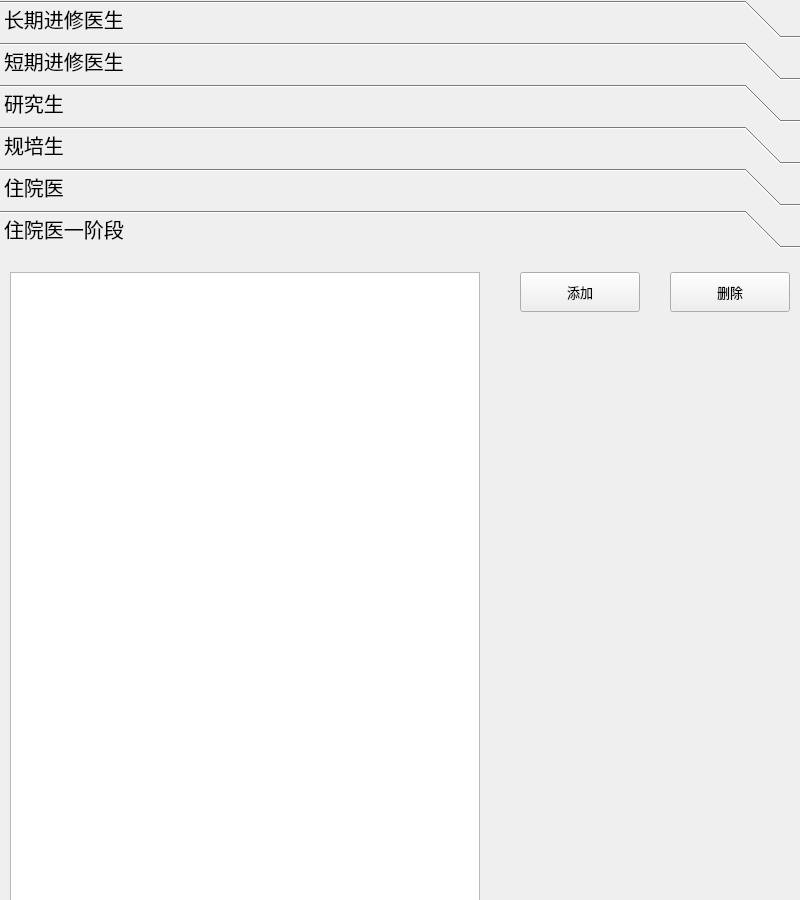
<?xml version="1.0" encoding="UTF-8"?>
<ui version="4.0">
 <class>ToolBox</class>
 <widget class="QToolBox" name="ToolBox">
  <property name="geometry">
   <rect>
    <x>0</x>
    <y>0</y>
    <width>800</width>
    <height>900</height>
   </rect>
  </property>
  <property name="font">
   <font>
    <family>Adobe Arabic</family>
    <pointsize>15</pointsize>
   </font>
  </property>
  <property name="windowTitle">
   <string>医生信息</string>
  </property>
  <property name="currentIndex">
   <number>5</number>
  </property>
  <property name="tabSpacing">
   <number>4</number>
  </property>
  <widget class="QWidget" name="page">
   <property name="geometry">
    <rect>
     <x>0</x>
     <y>0</y>
     <width>800</width>
     <height>714</height>
    </rect>
   </property>
   <property name="font">
    <font>
     <family>Adobe Arabic</family>
     <pointsize>18</pointsize>
    </font>
   </property>
   <attribute name="label">
    <string>长期进修医生</string>
   </attribute>
   <widget class="QPushButton" name="pushButton">
    <property name="geometry">
     <rect>
      <x>520</x>
      <y>20</y>
      <width>120</width>
      <height>40</height>
     </rect>
    </property>
    <property name="font">
     <font>
      <pointsize>10</pointsize>
     </font>
    </property>
    <property name="text">
     <string>添加</string>
    </property>
   </widget>
   <widget class="QListWidget" name="listWidget">
    <property name="geometry">
     <rect>
      <x>10</x>
      <y>20</y>
      <width>470</width>
      <height>670</height>
     </rect>
    </property>
    <property name="autoScrollMargin">
     <number>16</number>
    </property>
    <property name="batchSize">
     <number>10</number>
    </property>
   </widget>
   <widget class="QPushButton" name="pushButton_6">
    <property name="geometry">
     <rect>
      <x>670</x>
      <y>20</y>
      <width>120</width>
      <height>40</height>
     </rect>
    </property>
    <property name="font">
     <font>
      <pointsize>10</pointsize>
     </font>
    </property>
    <property name="text">
     <string>删除</string>
    </property>
   </widget>
   <widget class="QPushButton" name="pushButton_11">
    <property name="geometry">
     <rect>
      <x>520</x>
      <y>100</y>
      <width>120</width>
      <height>40</height>
     </rect>
    </property>
    <property name="font">
     <font>
      <pointsize>10</pointsize>
     </font>
    </property>
    <property name="text">
     <string>导入</string>
    </property>
   </widget>
  </widget>
  <widget class="QWidget" name="page_2">
   <property name="geometry">
    <rect>
     <x>0</x>
     <y>0</y>
     <width>800</width>
     <height>714</height>
    </rect>
   </property>
   <attribute name="label">
    <string>短期进修医生</string>
   </attribute>
   <widget class="QPushButton" name="pushButton_2">
    <property name="geometry">
     <rect>
      <x>520</x>
      <y>20</y>
      <width>120</width>
      <height>40</height>
     </rect>
    </property>
    <property name="font">
     <font>
      <pointsize>10</pointsize>
     </font>
    </property>
    <property name="text">
     <string>添加</string>
    </property>
   </widget>
   <widget class="QListWidget" name="listWidget_2">
    <property name="geometry">
     <rect>
      <x>10</x>
      <y>20</y>
      <width>470</width>
      <height>670</height>
     </rect>
    </property>
    <property name="autoScrollMargin">
     <number>16</number>
    </property>
    <property name="batchSize">
     <number>10</number>
    </property>
   </widget>
   <widget class="QPushButton" name="pushButton_7">
    <property name="geometry">
     <rect>
      <x>670</x>
      <y>20</y>
      <width>120</width>
      <height>40</height>
     </rect>
    </property>
    <property name="font">
     <font>
      <pointsize>10</pointsize>
     </font>
    </property>
    <property name="text">
     <string>删除</string>
    </property>
   </widget>
  </widget>
  <widget class="QWidget" name="page_3">
   <property name="geometry">
    <rect>
     <x>0</x>
     <y>0</y>
     <width>800</width>
     <height>714</height>
    </rect>
   </property>
   <attribute name="label">
    <string>研究生</string>
   </attribute>
   <widget class="QListWidget" name="listWidget_3">
    <property name="geometry">
     <rect>
      <x>10</x>
      <y>20</y>
      <width>470</width>
      <height>670</height>
     </rect>
    </property>
    <property name="autoScrollMargin">
     <number>16</number>
    </property>
    <property name="batchSize">
     <number>10</number>
    </property>
   </widget>
   <widget class="QPushButton" name="pushButton_3">
    <property name="geometry">
     <rect>
      <x>520</x>
      <y>20</y>
      <width>120</width>
      <height>40</height>
     </rect>
    </property>
    <property name="font">
     <font>
      <pointsize>10</pointsize>
     </font>
    </property>
    <property name="text">
     <string>添加</string>
    </property>
   </widget>
   <widget class="QPushButton" name="pushButton_8">
    <property name="geometry">
     <rect>
      <x>670</x>
      <y>20</y>
      <width>120</width>
      <height>40</height>
     </rect>
    </property>
    <property name="font">
     <font>
      <pointsize>10</pointsize>
     </font>
    </property>
    <property name="text">
     <string>删除</string>
    </property>
   </widget>
  </widget>
  <widget class="QWidget" name="page_4">
   <property name="geometry">
    <rect>
     <x>0</x>
     <y>0</y>
     <width>800</width>
     <height>714</height>
    </rect>
   </property>
   <attribute name="label">
    <string>规培生</string>
   </attribute>
   <widget class="QListWidget" name="listWidget_4">
    <property name="geometry">
     <rect>
      <x>10</x>
      <y>20</y>
      <width>470</width>
      <height>670</height>
     </rect>
    </property>
    <property name="autoScrollMargin">
     <number>16</number>
    </property>
    <property name="batchSize">
     <number>10</number>
    </property>
   </widget>
   <widget class="QPushButton" name="pushButton_4">
    <property name="geometry">
     <rect>
      <x>520</x>
      <y>20</y>
      <width>120</width>
      <height>40</height>
     </rect>
    </property>
    <property name="font">
     <font>
      <pointsize>10</pointsize>
     </font>
    </property>
    <property name="text">
     <string>添加</string>
    </property>
   </widget>
   <widget class="QPushButton" name="pushButton_9">
    <property name="geometry">
     <rect>
      <x>670</x>
      <y>20</y>
      <width>120</width>
      <height>40</height>
     </rect>
    </property>
    <property name="font">
     <font>
      <pointsize>10</pointsize>
     </font>
    </property>
    <property name="text">
     <string>删除</string>
    </property>
   </widget>
  </widget>
  <widget class="QWidget" name="page_5">
   <property name="geometry">
    <rect>
     <x>0</x>
     <y>0</y>
     <width>800</width>
     <height>714</height>
    </rect>
   </property>
   <attribute name="label">
    <string>住院医</string>
   </attribute>
   <widget class="QListWidget" name="listWidget_5">
    <property name="geometry">
     <rect>
      <x>10</x>
      <y>20</y>
      <width>470</width>
      <height>670</height>
     </rect>
    </property>
    <property name="autoScrollMargin">
     <number>16</number>
    </property>
    <property name="batchSize">
     <number>10</number>
    </property>
   </widget>
   <widget class="QPushButton" name="pushButton_5">
    <property name="geometry">
     <rect>
      <x>520</x>
      <y>20</y>
      <width>120</width>
      <height>40</height>
     </rect>
    </property>
    <property name="font">
     <font>
      <pointsize>10</pointsize>
     </font>
    </property>
    <property name="text">
     <string>添加</string>
    </property>
   </widget>
   <widget class="QPushButton" name="pushButton_10">
    <property name="geometry">
     <rect>
      <x>670</x>
      <y>20</y>
      <width>120</width>
      <height>40</height>
     </rect>
    </property>
    <property name="font">
     <font>
      <pointsize>10</pointsize>
     </font>
    </property>
    <property name="text">
     <string>删除</string>
    </property>
   </widget>
  </widget>
  <widget class="QWidget" name="page_6">
   <property name="geometry">
    <rect>
     <x>0</x>
     <y>0</y>
     <width>800</width>
     <height>714</height>
    </rect>
   </property>
   <attribute name="label">
    <string>住院医一阶段</string>
   </attribute>
   <widget class="QListWidget" name="listWidget_6">
    <property name="geometry">
     <rect>
      <x>10</x>
      <y>20</y>
      <width>470</width>
      <height>670</height>
     </rect>
    </property>
    <property name="autoScrollMargin">
     <number>16</number>
    </property>
    <property name="batchSize">
     <number>10</number>
    </property>
   </widget>
   <widget class="QPushButton" name="pushButton_12">
    <property name="geometry">
     <rect>
      <x>520</x>
      <y>20</y>
      <width>120</width>
      <height>40</height>
     </rect>
    </property>
    <property name="font">
     <font>
      <pointsize>10</pointsize>
     </font>
    </property>
    <property name="text">
     <string>添加</string>
    </property>
   </widget>
   <widget class="QPushButton" name="pushButton_13">
    <property name="geometry">
     <rect>
      <x>670</x>
      <y>20</y>
      <width>120</width>
      <height>40</height>
     </rect>
    </property>
    <property name="font">
     <font>
      <pointsize>10</pointsize>
     </font>
    </property>
    <property name="text">
     <string>删除</string>
    </property>
   </widget>
  </widget>
 </widget>
 <resources/>
 <connections>
  <connection>
   <sender>pushButton_12</sender>
   <signal>clicked()</signal>
   <receiver>ToolBox</receiver>
   <slot>on_pushButton_12_clicked()</slot>
   <hints>
    <hint type="sourcelabel">
     <x>609</x>
     <y>216</y>
    </hint>
    <hint type="destinationlabel">
     <x>636</x>
     <y>299</y>
    </hint>
   </hints>
  </connection>
  <connection>
   <sender>pushButton_13</sender>
   <signal>clicked()</signal>
   <receiver>ToolBox</receiver>
   <slot>on_pushButton_13_clicked()</slot>
   <hints>
    <hint type="sourcelabel">
     <x>672</x>
     <y>229</y>
    </hint>
    <hint type="destinationlabel">
     <x>647</x>
     <y>255</y>
    </hint>
   </hints>
  </connection>
 </connections>
 <slots>
  <slot>on_pushButton_12_clicked()</slot>
  <slot>on_pushButton_13_clicked()</slot>
 </slots>
</ui>
